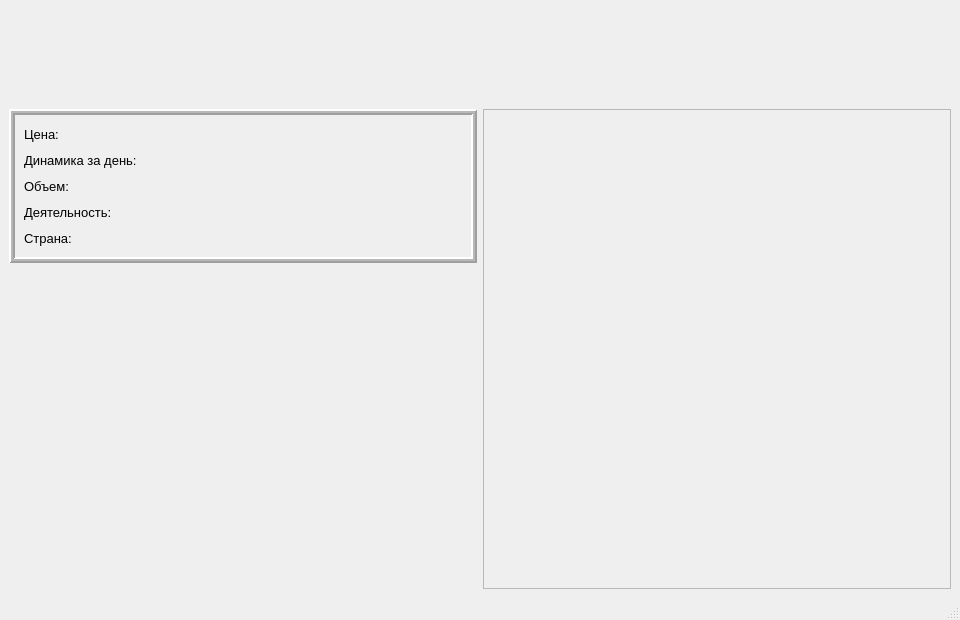
<?xml version="1.0" encoding="UTF-8"?>
<ui version="4.0">
 <class>MainWindow</class>
 <widget class="QMainWindow" name="MainWindow">
  <property name="geometry">
   <rect>
    <x>0</x>
    <y>0</y>
    <width>960</width>
    <height>620</height>
   </rect>
  </property>
  <property name="windowTitle">
   <string>Данные акции</string>
  </property>
  <widget class="QWidget" name="centralwidget">
   <layout class="QVBoxLayout" name="verticalLayout_4">
    <item>
     <layout class="QHBoxLayout" name="horizontalLayout">
      <item>
       <widget class="QLabel" name="icon">
        <property name="sizePolicy">
         <sizepolicy hsizetype="Preferred" vsizetype="Preferred">
          <horstretch>60</horstretch>
          <verstretch>60</verstretch>
         </sizepolicy>
        </property>
        <property name="minimumSize">
         <size>
          <width>60</width>
          <height>60</height>
         </size>
        </property>
        <property name="maximumSize">
         <size>
          <width>60</width>
          <height>60</height>
         </size>
        </property>
        <property name="sizeIncrement">
         <size>
          <width>60</width>
          <height>60</height>
         </size>
        </property>
        <property name="baseSize">
         <size>
          <width>60</width>
          <height>60</height>
         </size>
        </property>
        <property name="styleSheet">
         <string notr="true">border-radius:4px;</string>
        </property>
        <property name="text">
         <string/>
        </property>
       </widget>
      </item>
      <item>
       <spacer name="verticalSpacer">
        <property name="orientation">
         <enum>Qt::Vertical</enum>
        </property>
        <property name="sizeHint" stdset="0">
         <size>
          <width>20</width>
          <height>40</height>
         </size>
        </property>
       </spacer>
      </item>
      <item>
       <widget class="QLabel" name="name_label">
        <property name="font">
         <font>
          <pointsize>17</pointsize>
          <weight>50</weight>
          <bold>false</bold>
         </font>
        </property>
        <property name="text">
         <string/>
        </property>
       </widget>
      </item>
      <item>
       <spacer name="verticalSpacer_3">
        <property name="orientation">
         <enum>Qt::Vertical</enum>
        </property>
        <property name="sizeHint" stdset="0">
         <size>
          <width>20</width>
          <height>40</height>
         </size>
        </property>
       </spacer>
      </item>
      <item>
       <widget class="QLabel" name="logo">
        <property name="font">
         <font>
          <pointsize>12</pointsize>
          <weight>75</weight>
          <bold>true</bold>
         </font>
        </property>
        <property name="text">
         <string/>
        </property>
       </widget>
      </item>
      <item>
       <spacer name="horizontalSpacer_6">
        <property name="orientation">
         <enum>Qt::Horizontal</enum>
        </property>
        <property name="sizeHint" stdset="0">
         <size>
          <width>40</width>
          <height>20</height>
         </size>
        </property>
       </spacer>
      </item>
     </layout>
    </item>
    <item>
     <layout class="QHBoxLayout" name="horizontalLayout_7">
      <item>
       <layout class="QVBoxLayout" name="verticalLayout_3">
        <item>
         <widget class="QFrame" name="frame">
          <property name="frameShape">
           <enum>QFrame::Box</enum>
          </property>
          <property name="frameShadow">
           <enum>QFrame::Raised</enum>
          </property>
          <property name="lineWidth">
           <number>2</number>
          </property>
          <property name="midLineWidth">
           <number>2</number>
          </property>
          <layout class="QVBoxLayout" name="verticalLayout_2">
           <item>
            <layout class="QVBoxLayout" name="verticalLayout">
             <item>
              <layout class="QHBoxLayout" name="horizontalLayout_3">
               <item>
                <widget class="QLabel" name="price_label">
                 <property name="font">
                  <font>
                   <pointsize>10</pointsize>
                  </font>
                 </property>
                 <property name="text">
                  <string>Цена:</string>
                 </property>
                </widget>
               </item>
               <item>
                <spacer name="horizontalSpacer">
                 <property name="orientation">
                  <enum>Qt::Horizontal</enum>
                 </property>
                 <property name="sizeHint" stdset="0">
                  <size>
                   <width>40</width>
                   <height>20</height>
                  </size>
                 </property>
                </spacer>
               </item>
               <item>
                <widget class="QLabel" name="price">
                 <property name="font">
                  <font>
                   <pointsize>10</pointsize>
                  </font>
                 </property>
                 <property name="text">
                  <string/>
                 </property>
                </widget>
               </item>
               <item>
                <widget class="QLabel" name="cur">
                 <property name="font">
                  <font>
                   <pointsize>10</pointsize>
                  </font>
                 </property>
                 <property name="text">
                  <string/>
                 </property>
                </widget>
               </item>
              </layout>
             </item>
             <item>
              <layout class="QHBoxLayout" name="horizontalLayout_2">
               <item>
                <widget class="QLabel" name="dinamic">
                 <property name="font">
                  <font>
                   <pointsize>10</pointsize>
                   <weight>50</weight>
                   <bold>false</bold>
                  </font>
                 </property>
                 <property name="text">
                  <string>Динамика за день:</string>
                 </property>
                </widget>
               </item>
               <item>
                <spacer name="horizontalSpacer_2">
                 <property name="orientation">
                  <enum>Qt::Horizontal</enum>
                 </property>
                 <property name="sizeHint" stdset="0">
                  <size>
                   <width>40</width>
                   <height>20</height>
                  </size>
                 </property>
                </spacer>
               </item>
               <item>
                <widget class="QLabel" name="dinamic_val">
                 <property name="font">
                  <font>
                   <pointsize>10</pointsize>
                  </font>
                 </property>
                 <property name="text">
                  <string/>
                 </property>
                </widget>
               </item>
              </layout>
             </item>
             <item>
              <layout class="QHBoxLayout" name="horizontalLayout_6">
               <item>
                <widget class="QLabel" name="turnover_label">
                 <property name="font">
                  <font>
                   <pointsize>10</pointsize>
                  </font>
                 </property>
                 <property name="text">
                  <string>Объем:</string>
                 </property>
                </widget>
               </item>
               <item>
                <spacer name="horizontalSpacer_3">
                 <property name="orientation">
                  <enum>Qt::Horizontal</enum>
                 </property>
                 <property name="sizeHint" stdset="0">
                  <size>
                   <width>40</width>
                   <height>20</height>
                  </size>
                 </property>
                </spacer>
               </item>
               <item>
                <widget class="QLabel" name="turnover">
                 <property name="font">
                  <font>
                   <pointsize>10</pointsize>
                  </font>
                 </property>
                 <property name="text">
                  <string/>
                 </property>
                </widget>
               </item>
              </layout>
             </item>
             <item>
              <layout class="QHBoxLayout" name="horizontalLayout_5">
               <item>
                <widget class="QLabel" name="label_3">
                 <property name="font">
                  <font>
                   <pointsize>10</pointsize>
                  </font>
                 </property>
                 <property name="text">
                  <string>Деятельность:</string>
                 </property>
                </widget>
               </item>
               <item>
                <spacer name="horizontalSpacer_4">
                 <property name="orientation">
                  <enum>Qt::Horizontal</enum>
                 </property>
                 <property name="sizeHint" stdset="0">
                  <size>
                   <width>40</width>
                   <height>20</height>
                  </size>
                 </property>
                </spacer>
               </item>
               <item>
                <widget class="QLabel" name="field">
                 <property name="font">
                  <font>
                   <pointsize>10</pointsize>
                  </font>
                 </property>
                 <property name="text">
                  <string/>
                 </property>
                </widget>
               </item>
              </layout>
             </item>
             <item>
              <layout class="QHBoxLayout" name="horizontalLayout_4">
               <item>
                <widget class="QLabel" name="country_label">
                 <property name="font">
                  <font>
                   <pointsize>10</pointsize>
                  </font>
                 </property>
                 <property name="text">
                  <string>Страна:</string>
                 </property>
                </widget>
               </item>
               <item>
                <spacer name="horizontalSpacer_5">
                 <property name="orientation">
                  <enum>Qt::Horizontal</enum>
                 </property>
                 <property name="sizeHint" stdset="0">
                  <size>
                   <width>40</width>
                   <height>20</height>
                  </size>
                 </property>
                </spacer>
               </item>
               <item>
                <widget class="QLabel" name="country">
                 <property name="font">
                  <font>
                   <pointsize>10</pointsize>
                  </font>
                 </property>
                 <property name="text">
                  <string/>
                 </property>
                </widget>
               </item>
              </layout>
             </item>
            </layout>
           </item>
          </layout>
         </widget>
        </item>
        <item>
         <spacer name="verticalSpacer_2">
          <property name="orientation">
           <enum>Qt::Vertical</enum>
          </property>
          <property name="sizeHint" stdset="0">
           <size>
            <width>20</width>
            <height>40</height>
           </size>
          </property>
         </spacer>
        </item>
       </layout>
      </item>
      <item>
       <widget class="QScrollArea" name="scrollArea">
        <property name="minimumSize">
         <size>
          <width>0</width>
          <height>480</height>
         </size>
        </property>
        <property name="sizeIncrement">
         <size>
          <width>0</width>
          <height>500</height>
         </size>
        </property>
        <property name="widgetResizable">
         <bool>true</bool>
        </property>
        <widget class="QWidget" name="scrollAreaWidgetContents">
         <property name="geometry">
          <rect>
           <x>0</x>
           <y>0</y>
           <width>462</width>
           <height>478</height>
          </rect>
         </property>
        </widget>
       </widget>
      </item>
     </layout>
    </item>
   </layout>
  </widget>
  <widget class="QMenuBar" name="menubar">
   <property name="geometry">
    <rect>
     <x>0</x>
     <y>0</y>
     <width>960</width>
     <height>26</height>
    </rect>
   </property>
  </widget>
  <widget class="QStatusBar" name="statusbar"/>
 </widget>
 <resources/>
 <connections/>
</ui>
